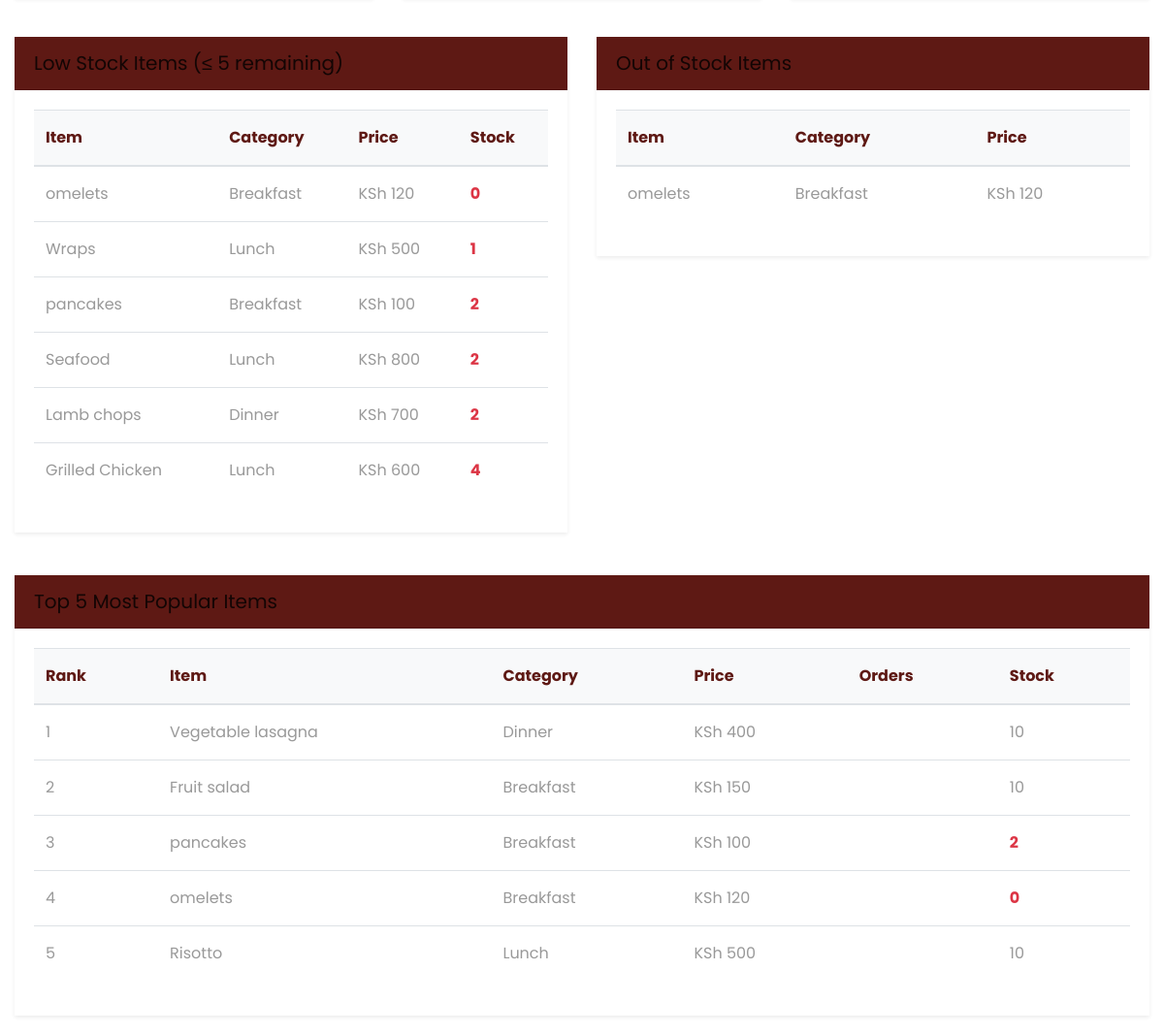
/reports/ (signed in, lower part), run on an earlier commit of the app's database.
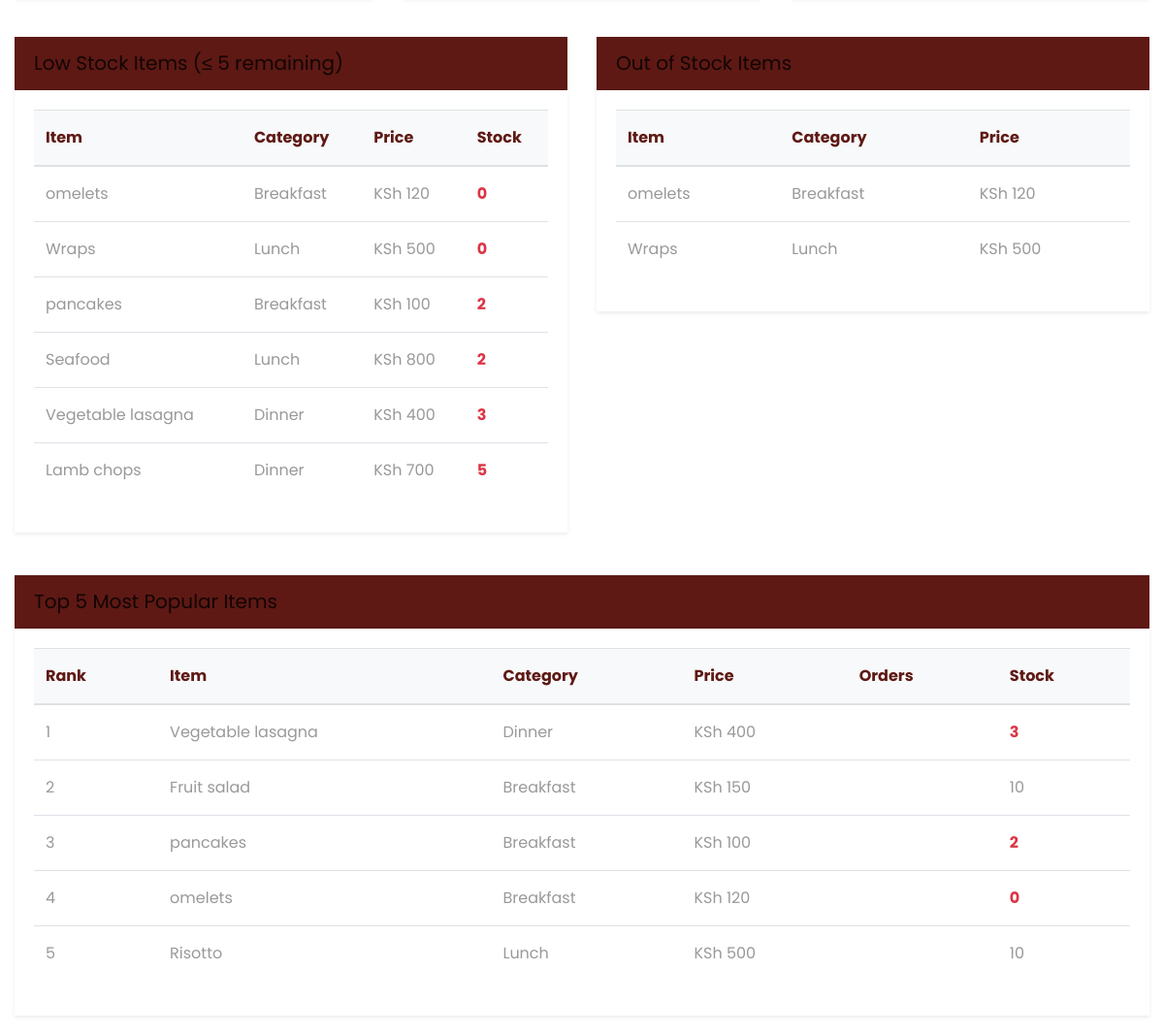
And on a later commit of the database.
### restaurant/models.py (models this page shows, shortened)
class Ourmenu(models.Model):
    category_options = [
        ('breakfast', 'Breakfast'),
        ('lunch', 'Lunch'),
        ('dinner', 'Dinner'),
        ('dessert', 'Dessert'),
        ('winecard', 'Winecard'),
        ('drinks', 'Drinks')
    ]
    foodname = models.CharField(max_length=50, blank=False, null=False)
    category = models.CharField(max_length=50, choices=category_options, default='dinner')
    foodimage = models.ImageField(upload_to='ourmenu')
    description = models.CharField(max_length=200, blank=False, null=False)
    price = models.PositiveIntegerField()
    stock = models.PositiveIntegerField(default=10)

### restaurant/views.py (the view)
# urls.py: path('reports/', reports, name='reports'),
@login_required
@user_passes_test(is_admin)
def reports(request):
    today = timezone.now().date()
    start_date = request.GET.get('start_date', today.strftime('%Y-%m-%d'))
    end_date = request.GET.get('end_date', today.strftime('%Y-%m-%d'))
    try:
        start_date = datetime.strptime(start_date, '%Y-%m-%d').date()
        end_date = datetime.strptime(end_date, '%Y-%m-%d').date()
    except (ValueError, TypeError):
        start_date = today
        end_date = today
    period_days = (end_date - start_date).days + 1
    previous_start = start_date - timedelta(days=period_days)
    previous_end = start_date - timedelta(days=1)
    last_7_days = today - timedelta(days=7)
    this_month_start = today.replace(day=1)
    current_orders = Order.objects.filter(order_date__date__gte=start_date, order_date__date__lte=end_date)
    previous_orders = Order.objects.filter(order_date__date__gte=previous_start, order_date__date__lte=previous_end)
    current_orders_count = current_orders.count()
    previous_orders_count = previous_orders.count()
    daily_orders = Order.objects.filter(order_date__date=today).count()
    weekly_orders = Order.objects.filter(order_date__date__gte=last_7_days).count()
    monthly_orders = Order.objects.filter(order_date__date__gte=this_month_start).count()
    current_revenue = current_orders.annotate(
        order_total=F('menu_item__price') * F('quantity')
    ).aggregate(total=Sum('order_total'))['total'] or 0
    previous_revenue = previous_orders.annotate(
        order_total=F('menu_item__price') * F('quantity')
    ).aggregate(total=Sum('order_total'))['total'] or 0
    daily_revenue = Order.objects.filter(order_date__date=today).annotate(
        order_total=F('menu_item__price') * F('quantity')
    ).aggregate(total=Sum('order_total'))['total'] or 0
    weekly_revenue = Order.objects.filter(order_date__date__gte=last_7_days).annotate(
        order_total=F('menu_item__price') * F('quantity')
    ).aggregate(total=Sum('order_total'))['total'] or 0
    monthly_revenue = Order.objects.filter(order_date__date__gte=this_month_start).annotate(
        order_total=F('menu_item__price') * F('quantity')
    ).aggregate(total=Sum('order_total'))['total'] or 0
    revenue_change = ((current_revenue - previous_revenue) / previous_revenue) * 100 if previous_revenue else 0
    orders_change = ((
                                 current_orders_count - previous_orders_count) / previous_orders_count) * 100 if previous_orders_count else 0
    current_reservations_count = Reservation.objects.filter(date__gte=start_date, date__lte=end_date).count()
    previous_reservations_count = Reservation.objects.filter(date__gte=previous_start, date__lte=previous_end).count()
    daily_reservations = Reservation.objects.filter(date=today).count()
    weekly_reservations = Reservation.objects.filter(date__gte=last_7_days).count()
    monthly_reservations = Reservation.objects.filter(date__gte=this_month_start).count()
    reservation_change = ((
                                      current_reservations_count - previous_reservations_count) / previous_reservations_count) * 100 if previous_reservations_count else 0
    low_stock_items = Ourmenu.objects.filter(stock__lte=5).order_by('stock')
    out_of_stock_items = Ourmenu.objects.filter(stock=0)
    popular_items = Ourmenu.objects.annotate(
        total_ordered=Sum('order__quantity')
    ).order_by('-total_ordered')[:5]
    context = {
        'daily_orders': daily_orders,
        'weekly_orders': weekly_orders,
        'monthly_orders': monthly_orders,
        'daily_revenue': daily_revenue,
        'weekly_revenue': weekly_revenue,
        'monthly_revenue': monthly_revenue,
        'daily_reservations': daily_reservations,
        'weekly_reservations': weekly_reservations,
        'monthly_reservations': monthly_reservations,
        'current_orders_count': current_orders_count,
        'current_reservations_count': current_reservations_count,
        'current_revenue': current_revenue,
        'revenue_change': revenue_change,
        'orders_change': orders_change,
        'reservation_change': reservation_change,
        'previous_orders_count': previous_orders_count,
        'previous_reservations_count': previous_reservations_count,
        'previous_revenue': previous_revenue,
        'period_days': period_days,
        'low_stock_items': low_stock_items,
        'out_of_stock_items': out_of_stock_items,
        'popular_items': popular_items,
        'today': today.strftime('%Y-%m-%d'),
        'start_date': start_date.strftime('%Y-%m-%d'),
        'end_date': end_date.strftime('%Y-%m-%d'),
    }
    return render(request, 'reports.html', context)

### restaurant/views.py (called while the page is built)
def is_admin(user):
    return user.is_superuser

### restaurant/templates/reports.html (shortened to what the changed rows need)
{% extends 'common.html' %}
{% load static %}
{% block body %}
<div class="container mt-5">
    <div class="row mb-4">
        <div class="col-md-6">
            <div class="card shadow-sm">
                <div class="card-body">
                    {% if low_stock_items %}
                    <div class="table-responsive">
                        <table class="table table-hover">
                            <thead>
                                <tr>
                                    <th>Item</th>
                                    <th>Category</th>
                                    <th>Price</th>
                                    <th>Stock</th>
                                </tr>
                            </thead>
                            <tbody>
                                {% for item in low_stock_items %}
                                <tr>
                                    <td>{{ item.foodname }}</td>
                                    <td>{{ item.get_category_display }}</td>
                                    <td>KSh {{ item.price }}</td>
                                    <td class="text-danger font-weight-bold">{{ item.stock }}</td>
                                </tr>
                                {% endfor %}
                            </tbody>
                        </table>
                    </div>
                    {% else %}
                    <div class="alert alert-success">
                        <i class="fas fa-check-circle"></i> No low stock items!
                    </div>
                    {% endif %}
                </div>
            </div>
        </div>
        <div class="col-md-6">
            <div class="card shadow-sm">
                <div class="card-body">
                    {% if out_of_stock_items %}
                    <div class="table-responsive">
                        <table class="table table-hover">
                            <thead>
                                <tr>
                                    <th>Item</th>
                                    <th>Category</th>
                                    <th>Price</th>
                                </tr>
                            </thead>
                            <tbody>
                                {% for item in out_of_stock_items %}
                                <tr>
                                    <td>{{ item.foodname }}</td>
                                    <td>{{ item.get_category_display }}</td>
                                    <td>KSh {{ item.price }}</td>
                                </tr>
                                {% endfor %}
                            </tbody>
                        </table>
                    </div>
                    {% else %}
                    <div class="alert alert-success">
                        <i class="fas fa-check-circle"></i> All items are in stock!
                    </div>
                    {% endif %}
                </div>
            </div>
        </div>
    </div>
    <div class="row">
        <div class="col-md-12">
            <div class="card shadow-sm">
                <div class="card-body">
                    {% if popular_items %}
                    <div class="table-responsive">
                        <table class="table table-hover">
                            <thead>
                                <tr>
                                    <th>Rank</th>
                                    <th>Item</th>
                                    <th>Category</th>
                                    <th>Price</th>
                                    <th>Orders</th>
                                    <th>Stock</th>
                                </tr>
                            </thead>
                            <tbody>
                                {% for item in popular_items %}
                                <tr>
                                    <td>{{ forloop.counter }}</td>
                                    <td>{{ item.foodname }}</td>
                                    <td>{{ item.get_category_display }}</td>
                                    <td>KSh {{ item.price }}</td>
                                    <td>{{ item.order_count }}</td>
                                    <td {% if item.stock <= 5 %}class="text-danger font-weight-bold"{% endif %}>
                                        {{ item.stock }}
                                    </td>
                                </tr>
                                {% endfor %}
                            </tbody>
                        </table>
                    </div>
                    {% else %}
                    <div class="alert alert-warning">
                        <i class="fas fa-info-circle"></i> No order data available yet.
                    </div>
                    {% endif %}
                </div>
            </div>
        </div>
    </div>
</div>
<link rel="stylesheet" href="https://cdnjs.cloudflare.com/ajax/libs/font-awesome/5.15.4/css/all.min.css">
{% endblock %}

What changed in the data, as far as the page shows it:
no longer on this page (row edited): Ourmenu: foodname "Grilled Chicken", category "Lunch", price "600", stock "4", shown under "Low Stock Items (≤ 5 remaining)"
now on one of the page's lists (row edited): Ourmenu: foodname "Wraps", category "Lunch", price "500"
changed Ourmenu "Wraps": stock "1" → "0"
now on one of the page's lists (row edited): Ourmenu: foodname "Vegetable lasagna", category "Dinner", price "400", stock "3"
changed Ourmenu "Vegetable lasagna": stock "10" → "3"
changed Ourmenu "Lamb chops": stock "2" → "5"
